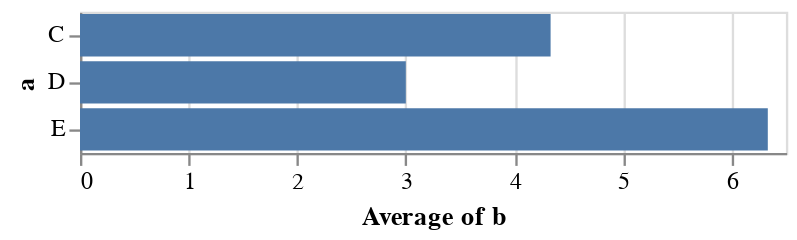

The notebook cell saved with this chart:
### Markdown cell above
Como o recurso categórico é mapeado no eixo x, o resultado é um gráfico de barras verticais. Para obter um gráfico de barras horizontais, tudo o que precisamos é trocar as palavras-chave x e y:

### Code cell
alt.Chart(data).mark_bar().encode(
    y='a',
    x='average(b)'
)

### Figure 1 — Vega-Lite specification as saved in the notebook (floating-point values rounded to 4 significant figures)
{"config": {"view": {"continuousWidth": 300, "continuousHeight": 300}}, "data": {"name": "data-347f1284ea3247c0f55cb966abbdd2d8"}, "mark": {"type": "bar"}, "encoding": {"x": {"aggregate": "average", "field": "b", "type": "quantitative"}, "y": {"field": "a", "type": "nominal"}}, "$schema": "https://vega.github.io/schema/vega-lite/v5.14.1.json", "datasets": {"data-347f1284ea3247c0f55cb966abbdd2d8": [{"a": "C", "b": 2}, {"a": "C", "b": 7}, {"a": "C", "b": 4}, {"a": "D", "b": 1}, {"a": "D", "b": 2}, {"a": "D", "b": 6}, {"a": "E", "b": 8}, {"a": "E", "b": 4}, {"a": "E", "b": 7}]}}
